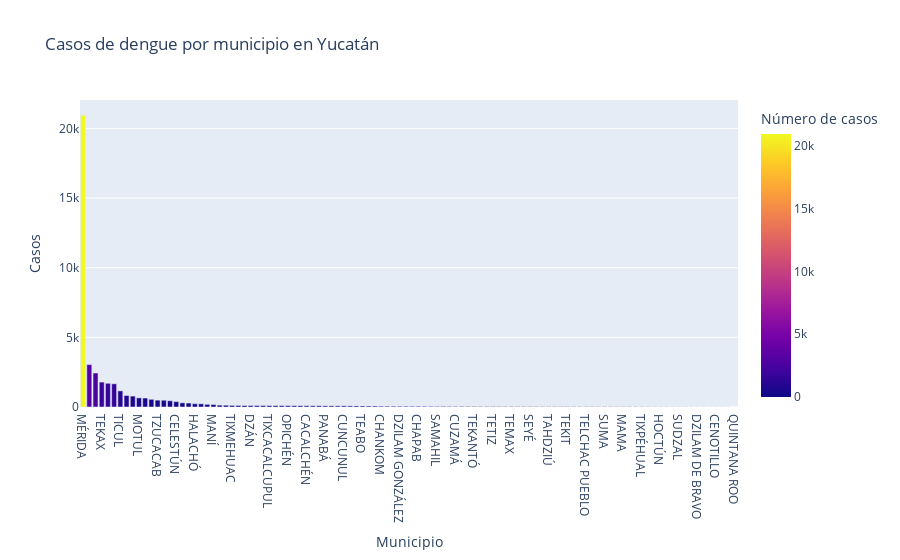

This figure's notebook cell:
### Code cell
# Graficamos los casos por municipio
fig = px.bar(casos_por_municipio_YN, x='MUNICIPIO', y='CASOS', title='Casos de dengue por municipio en Yucatán',
             category_orders={"MUNICIPIO": casos_por_municipio_YN.sort_values(by='CASOS', ascending=False)['MUNICIPIO']},
             color='CASOS', labels={'CASOS': 'Número de casos'})
fig.update_layout(xaxis_title='Municipio', yaxis_title='Casos')
fig.show()

### Figure 1 — Plotly figure (JSON) as saved in the notebook; plotly's stock layout.template omitted (floating-point values rounded to 4 significant figures)
{"data": [{"alignmentgroup": "True", "hovertemplate": "MUNICIPIO=%{x}<br>Número de casos=%{marker.color}<extra></extra>", "legendgroup": "", "marker": {"color": [15, 83, 111, 39, 32, 449, 91, 28, 27, 12, 388, 6, 88, 83, 43, 88, 60, 52, 644, 58, 192, 101, 53, 59, 106, 73, 26, 8, 54, 45, 8, 300, 237, 39, 13, 32, 19, 228, 23, 93, 3044, 50, 20, 93, 32, 20, 179, 284, 46, 20942, 13, 657, 103, 77, 99, 784, 84, 824, 552, 1, 12, 104, 45, 22, 43, 80, 31, 21, 29, 52, 10, 21, 27, 4, 74, 136, 10, 40, 1789, 25, 22, 23, 6, 32, 128, 7, 37, 42, 1160, 33, 486, 101, 107, 114, 18, 2440, 68, 492, 83, 44, 1665, 1703, 5, 100, 23, 20], "coloraxis": "coloraxis", "pattern": {"shape": ""}}, "name": "", "offsetgroup": "", "orientation": "v", "showlegend": false, "textposition": "auto", "type": "bar", "x": ["ABALÁ", "ACANCEH", "AKIL", "BACA", "BOKOBÁ", "BUCTZOTZ", "CACALCHÉN", "CALOTMUL", "CANSAHCAB", "CANTAMAYEC", "CELESTÚN", "CENOTILLO", "CONKAL", "CUNCUNUL", "CUZAMÁ", "CHACSINKÍN", "CHANKOM", "CHAPAB", "CHEMAX", "CHICXULUB PUEBLO", "CHICHIMILÁ", "CHIKINDZONOT", "CHOCHOLÁ", "CHUMAYEL", "DZÁN", "DZEMUL", "DZIDZANTÚN", "DZILAM DE BRAVO", "DZILAM GONZÁLEZ", "DZITÁS", "DZONCAUICH", "ESPITA", "HALACHÓ", "HOCABÁ", "HOCTÚN", "HOMÚN", "HUHÍ", "HUNUCMÁ", "IXIL", "IZAMAL", "KANASÍN", "KANTUNIL", "KAUA", "KINCHIL", "KOPOMÁ", "MAMA", "MANÍ", "MAXCANÚ", "MAYAPÁN", "MÉRIDA", "MOCOCHÁ", "MOTUL", "MUNA", "MUXUPIP", "OPICHÉN", "OXKUTZCAB", "PANABÁ", "PETO", "PROGRESO", "QUINTANA ROO", "RÍO LAGARTOS", "SACALUM", "SAMAHIL", "SANAHCAT", "SAN FELIPE", "SANTA ELENA", "SEYÉ", "SINANCHÉ", "SOTUTA", "SUCILÁ", "SUDZAL", "SUMA", "TAHDZIÚ", "TAHMEK", "TEABO", "TECOH", "TEKAL DE VENEGAS", "TEKANTÓ", "TEKAX", "TEKIT", "TEKOM", "TELCHAC PUEBLO", "TELCHAC PUERTO", "TEMAX", "TEMOZÓN", "TEPAKÁN", "TETIZ", "TEYA", "TICUL", "TIMUCUY", "TINUM", "TIXCACALCUPUL", "TIXKOKOB", "TIXMEHUAC", "TIXPÉHUAL", "TIZIMÍN", "TUNKÁS", "TZUCACAB", "UAYMA", "UCÚ", "UMÁN", "VALLADOLID", "XOCCHEL", "YAXCABÁ", "YAXKUKUL", "YOBAÍN"], "xaxis": "x", "y": [15, 83, 111, 39, 32, 449, 91, 28, 27, 12, 388, 6, 88, 83, 43, 88, 60, 52, 644, 58, 192, 101, 53, 59, 106, 73, 26, 8, 54, 45, 8, 300, 237, 39, 13, 32, 19, 228, 23, 93, 3044, 50, 20, 93, 32, 20, 179, 284, 46, 20942, 13, 657, 103, 77, 99, 784, 84, 824, 552, 1, 12, 104, 45, 22, 43, 80, 31, 21, 29, 52, 10, 21, 27, 4, 74, 136, 10, 40, 1789, 25, 22, 23, 6, 32, 128, 7, 37, 42, 1160, 33, 486, 101, 107, 114, 18, 2440, 68, 492, 83, 44, 1665, 1703, 5, 100, 23, 20], "yaxis": "y"}], "layout": {"barmode": "relative", "coloraxis": {"colorbar": {"title": {"text": "Número de casos"}}, "colorscale": [[0, "#0d0887"], [0.1111, "#46039f"], [0.2222, "#7201a8"], [0.3333, "#9c179e"], [0.4444, "#bd3786"], [0.5556, "#d8576b"], [0.6667, "#ed7953"], [0.7778, "#fb9f3a"], [0.8889, "#fdca26"], [1, "#f0f921"]]}, "legend": {"tracegroupgap": 0}, "title": {"text": "Casos de dengue por municipio en Yucatán"}, "xaxis": {"anchor": "y", "categoryarray": ["MÉRIDA", "KANASÍN", "TIZIMÍN", "TEKAX", "VALLADOLID", "UMÁN", "TICUL", "PETO", "OXKUTZCAB", "MOTUL", "CHEMAX", "PROGRESO", "TZUCACAB", "TINUM", "BUCTZOTZ", "CELESTÚN", "ESPITA", "MAXCANÚ", "HALACHÓ", "HUNUCMÁ", "CHICHIMILÁ", "MANÍ", "TECOH", "TEMOZÓN", "TIXMEHUAC", "AKIL", "TIXKOKOB", "DZÁN", "SACALUM", "MUNA", "TIXCACALCUPUL", "CHIKINDZONOT", "YAXCABÁ", "OPICHÉN", "IZAMAL", "KINCHIL", "CACALCHÉN", "CHACSINKÍN", "CONKAL", "PANABÁ", "ACANCEH", "UAYMA", "CUNCUNUL", "SANTA ELENA", "MUXUPIP", "TEABO", "DZEMUL", "TUNKÁS", "CHANKOM", "CHUMAYEL", "CHICXULUB PUEBLO", "DZILAM GONZÁLEZ", "CHOCHOLÁ", "SUCILÁ", "CHAPAB", "KANTUNIL", "MAYAPÁN", "SAMAHIL", "DZITÁS", "UCÚ", "CUZAMÁ", "SAN FELIPE", "TEYA", "TEKANTÓ", "HOCABÁ", "BACA", "TETIZ", "TIMUCUY", "KOPOMÁ", "TEMAX", "HOMÚN", "BOKOBÁ", "SEYÉ", "SOTUTA", "CALOTMUL", "TAHDZIÚ", "CANSAHCAB", "DZIDZANTÚN", "TEKIT", "YAXKUKUL", "IXIL", "TELCHAC PUEBLO", "SANAHCAT", "TEKOM", "SUMA", "SINANCHÉ", "YOBAÍN", "MAMA", "KAUA", "HUHÍ", "TIXPÉHUAL", "ABALÁ", "MOCOCHÁ", "HOCTÚN", "RÍO LAGARTOS", "CANTAMAYEC", "SUDZAL", "TEKAL DE VENEGAS", "DZONCAUICH", "DZILAM DE BRAVO", "TEPAKÁN", "TELCHAC PUERTO", "CENOTILLO", "XOCCHEL", "TAHMEK", "QUINTANA ROO"], "categoryorder": "array", "domain": [0, 1], "title": {"text": "Municipio"}}, "yaxis": {"anchor": "x", "domain": [0, 1], "title": {"text": "Casos"}}}}
